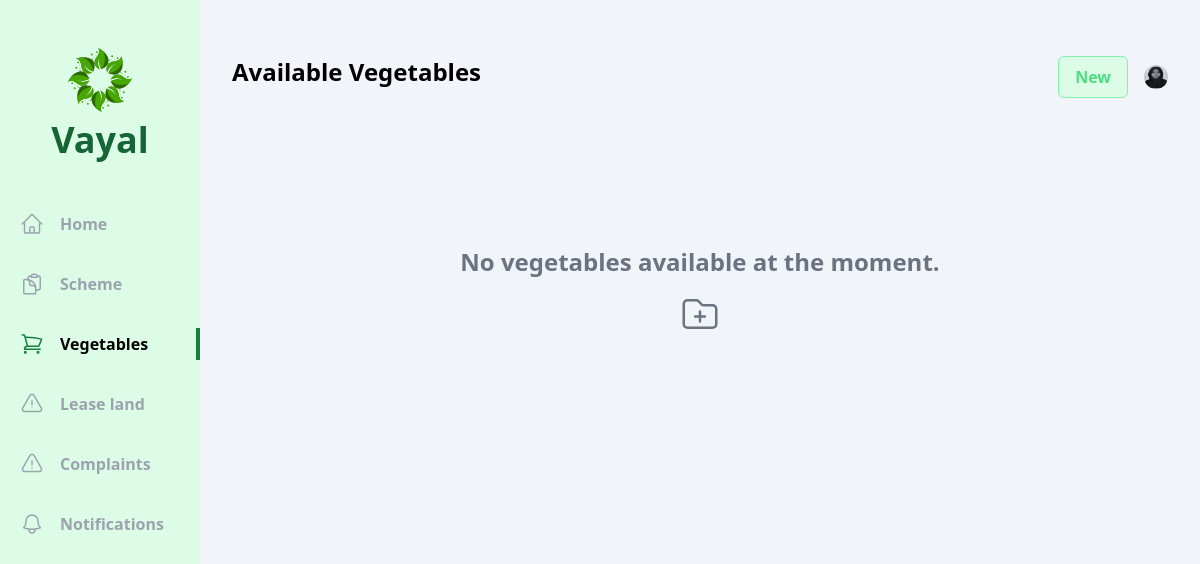
Page /user/vegetables/ (signed in) on the earlier database version.
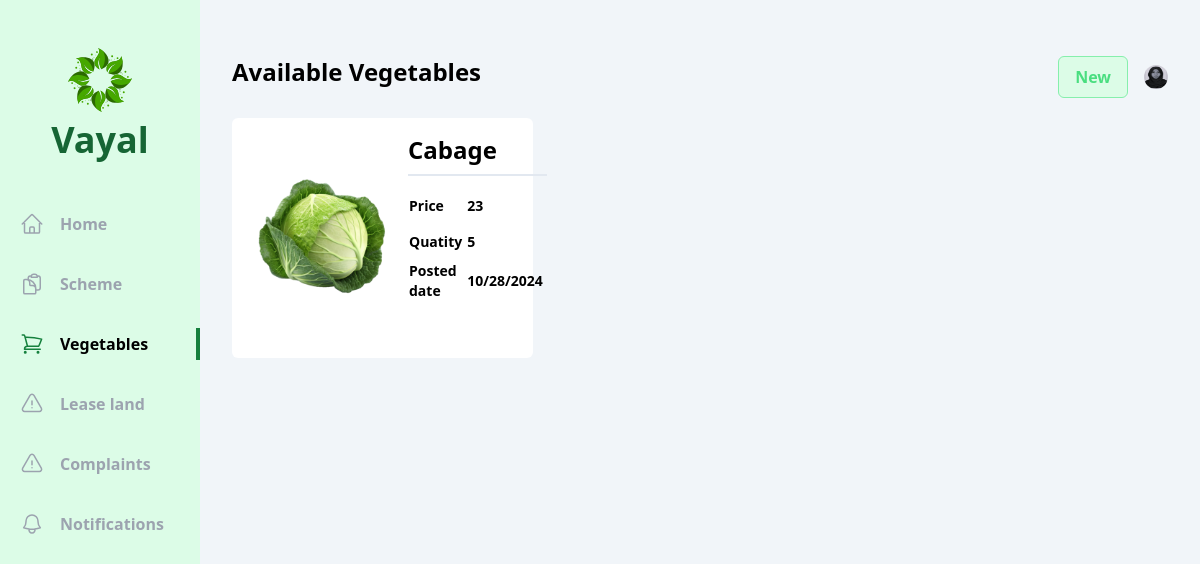
Same page on the later database version.
### officer/models.py (models this page shows, shortened)
class Vayal_User(models.Model):
    account = models.OneToOneField(User, on_delete=models.CASCADE)
    name=models.CharField(max_length=225)
    dob=models.DateField()
    gender= models.CharField(max_length=20, choices=gender)
    phone_number = models.CharField(max_length=10)
    aadhar_number= models.CharField(max_length=12)
    cast=models.CharField(max_length=20, choices=cast)
    house_name=models.CharField(max_length=225)
    place=models.CharField(max_length=225)
    village=models.CharField(max_length=225)
    pincode = models.CharField(max_length=6)
    muncipality=models.CharField(max_length=225,default="Kozhikode")
    district=models.CharField(max_length=225,default="Kozhikode")
    land_ownership=models.CharField(max_length=20, choices=land)
    photo=models.ImageField(upload_to='photos/')
    joined_date=models.DateTimeField(auto_now_add=True)
    vegetable_permission_applied=models.CharField(max_length=225,default="False")
    vegetable_permission=models.CharField(max_length=225, choices=vegetable_permission_status,default="Pending")

class Vegetable(models.Model):
    farm_details = models.ForeignKey(VegetablePermission, on_delete=models.CASCADE)
    name = models.CharField(max_length=250)
    price = models.IntegerField()
    quantity =  models.IntegerField()
    expiry =  models.IntegerField()
    posted_date=models.DateTimeField(auto_now_add=True)
    photo = models.ImageField(upload_to='vegetables')

### vayal_user/views/vegetable.py (the view)
# urls.py: path('vegetables/',vegetable.index,name='vegetables'),
def index(request):
    vayal_user = Vayal_User.objects.get(account=request.user)
    vegetables=Vegetable.objects.all()
    context = {
        'vayal_user': vayal_user,
        'vegetables': vegetables}
    return render(request,'vayal_user/vegetable/index.html',context)

### vayal_user/templates/vayal_user/vegetable/index.html (shortened to what this page needs)
{% extends 'base.html' %}
{% block content %}
<div class="flex  bg-slate-100">
    <div class="w-2/12 bg-green-100 flex flex-col items-center pb-10">
        <div class="my-12 flex flex-col gap-2 justify-center items-center">
            <h1 class="text-4xl font-bold text-green-800 ">Vayal</h1>
        </div>
        <ul class="flex flex-col gap-7 w-full font-bold text-gray-400">
          <li class="w-full flex items-center px-5 py-1 gap-4 group hover:text-gray-500 cursor-pointer hover:border-green-700 hover:border-r-4">
                <a href="{% url 'vayal_user:home' %}">Home</a>
            </li>
            <li class="w-full flex items-center px-5 py-1 gap-4 group hover:text-gray-500 cursor-pointer hover:border-green-700 hover:border-r-4">
                <a href="{% url 'vayal_user:schemes' %}">Scheme</a>
            </li>
            <li class="w-full flex items-center px-5 py-1 gap-4 border-r-4 text-black border-green-700">
                <a href="{% url 'vayal_user:vegetables' %}">Vegetables</a>
            </li>
            <li class="w-full flex items-center px-5 py-1 gap-4 group hover:text-gray-500 cursor-pointer hover:border-green-700 hover:border-r-4">
                  <a href="{% url 'vayal_user:lease_land' %}">Lease land</a>
              </li>
          <li class="w-full flex items-center px-5 py-1 gap-4 group hover:text-gray-500 cursor-pointer hover:border-green-700 hover:border-r-4">
              <a href="{% url 'vayal_user:complaints' %}">Complaints</a>
          </li>
          <li class="w-full flex items-center px-5 py-1 gap-4 group hover:text-gray-500 cursor-pointer hover:border-green-700 hover:border-r-4">
              <a href="{% url 'vayal_user:notifications' %}">Notifications</a>
          </li>
        </ul>
      </div>
      <div class="w-10/12 h-screen overflow-y-auto px-8 py-14">
        <div class="flex justify-between mb-5">
          <h1 class="text-2xl font-bold">Available Vegetables</h1>
          <div class="flex items-center gap-4">
              <span class="px-4 py-2 flex gap-1 bg-green-100 text-green-400 border cursor-pointer border-green-300 font-bold rounded-md">
                  <span>
                      <a href="{% url 'vayal_user:add_button' %}">
                          New
                      </a>
                     </span>
              </span>
              <div class="relative">
              <img id="profile" src="/uploads/{{vayal_user.photo}}" class="h-6 w-6 rounded-full cursor-pointer" alt="">
          </div>
          </div>
      </div>
      <div class="grid grid-cols-3 gap-x-4 gap-y-8">
        {% if vegetables %}
            {% for vegetable in vegetables %}
            <div class="flex flex-row bg-white p-4 rounded-md gap-4">
            <img class="cursor-pointer rounded-md h-36 w-36 object-cover my-8" src="/uploads/{{vegetable.photo}}" alt="">
            <div class="flex flex-col gap-1">
                <span class="text-2xl font-bold mb-2 pb-2 border-b-2 border-slate-200">{{vegetable.name }}</span>
                <table class="table-auto text-sm text-left ">
                    <tr>
                        <th scope="col" >Price</th>
                        <th scope="col" class="px-1 py-2">{{vegetable.price}}</th>
                    </tr>
                    <tr>
                        <th scope="col" >Quatity</th>
                        <th scope="col" class="px-1 py-2">{{vegetable.quantity}}</th>
                    </tr>
                    <tr>
                        <th scope="col" >Posted<br>date</th>
                        <th scope="col" class="px-1 py-2">{{vegetable.posted_date | date:"m/d/Y" }}</th>
                    </tr>
                </table>
        </div>
        </div>
        {% endfor %}
        {% else %}
        <div class="flex flex-col items-center justify-center col-span-3 text-center my-20">
            <p class="text-2xl font-semibold text-gray-500 mb-4 mt-12">No vegetables available at the moment.</p>
            <a href="{% url 'vayal_user:add_button' %}" class="text-3xl text-gray-500 hover:text-green-500 flex items-center gap-2">
                <span>
                </span>
            </a>
        </div>
    {% endif %}
    </div>
</div>
{% endblock content %}

### templates/base.html (shortened to what this page needs)
<!DOCTYPE html>
<html lang="en">
<head>
    <script src="https://cdn.tailwindcss.com"></script>
</head>
<body>
    {% block content %}
    {% endblock content %}
</body>
</html>

Differences in the rows shown:
added Vegetable: photo (picture), name "Cabage", price "23", quantity "5", posted_date "10/28/2024"
Other differences:
text no longer shown: "No vegetables available at the moment."
